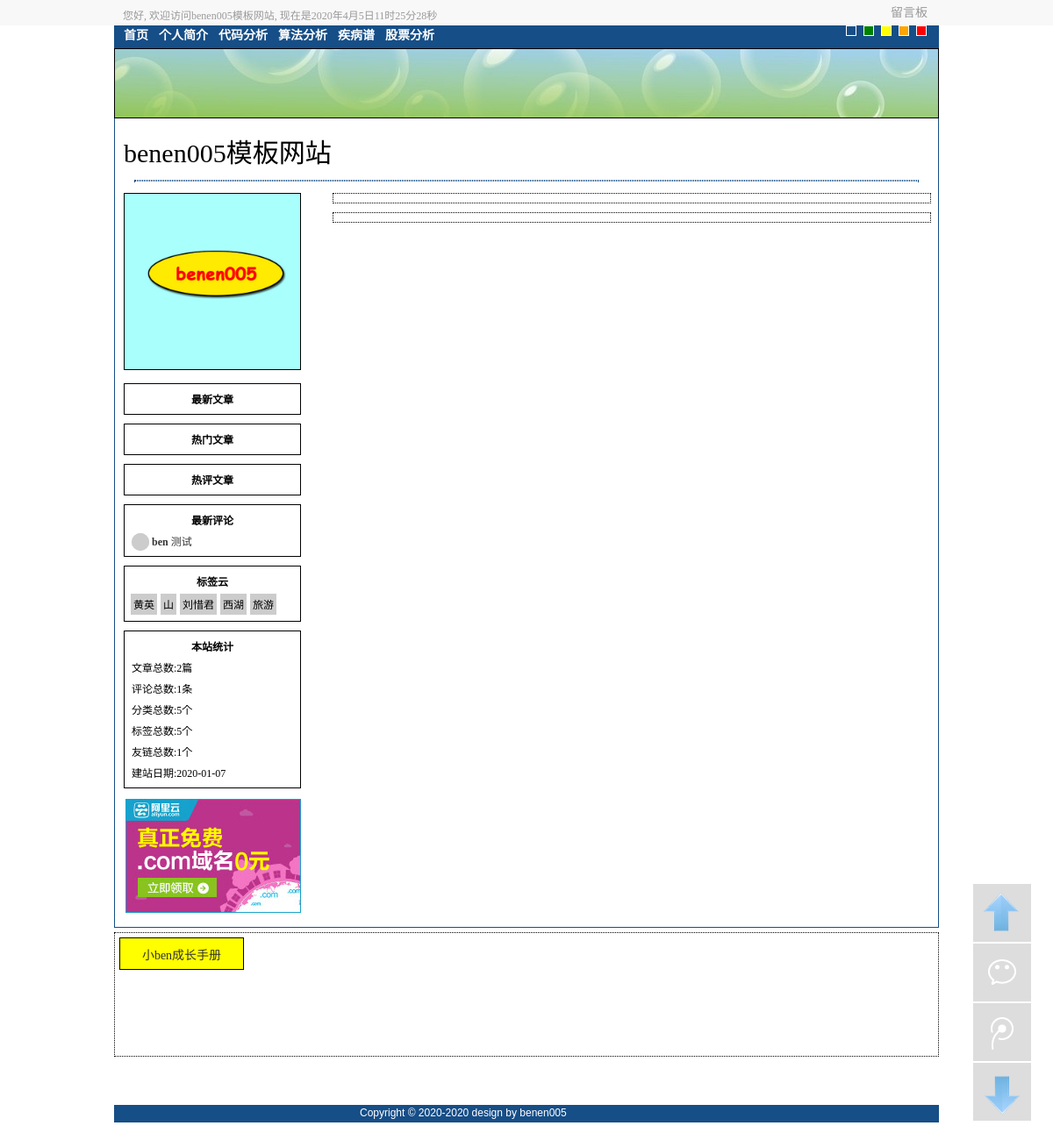
Screenshot of /c.php with the database file from the repository.
### tables this page shows
CREATE TABLE `category` (
  `id` int(11) NOT NULL AUTO_INCREMENT,
  `name` varchar(64) NOT NULL DEFAULT '',
  PRIMARY KEY (`id`)
);

CREATE TABLE `log_comment` (
  `id` int(11) NOT NULL AUTO_INCREMENT,
  `log_id` int(11) NOT NULL DEFAULT '0',
  `name` varchar(64) NOT NULL DEFAULT '',
  `email` varchar(64) NOT NULL DEFAULT '',
  `addr` varchar(64) NOT NULL DEFAULT '',
  `content` text NOT NULL,
  `pubtime` datetime NOT NULL DEFAULT '0000-00-00 00:00:00',
  `comment_id` int(11) NOT NULL DEFAULT '0',
  PRIMARY KEY (`id`)
);

CREATE TABLE `tags` (
  `id` int(11) NOT NULL AUTO_INCREMENT,
  `tag` varchar(100) NOT NULL DEFAULT '',
  `hit` int(11) NOT NULL DEFAULT '0',
  PRIMARY KEY (`id`)
);

CREATE TABLE `link` (
  `id` int(11) NOT NULL AUTO_INCREMENT,
  `name` varchar(64) NOT NULL DEFAULT '',
  `addr` varchar(64) NOT NULL DEFAULT '',
  `weight` int(11) NOT NULL DEFAULT '0',
  `pubtime` datetime NOT NULL DEFAULT '0000-00-00 00:00:00',
  PRIMARY KEY (`id`)
);

### include/config.php (called while the page is built, shortened)
<?php
$conn_array = array('localhost', 'root', '123456', 'ben');
$webname = "benen005模板网站";
?>

### include/conn.class.php (called while the page is built, shortened)
<?php
class db_conn
{
	private $host = '';
	private $user = '';
	private $pass = '';
	private $data = '';
	private $connect;
	function db_conn()
	{
		global $conn_array;
		list($this->host,$this->user,$this->pass,$this->data) = $conn_array;
		@$this->connect = new mysqli($this->host,$this->user,$this->pass,$this->data);
		if ($this->connect){
			$this->connect->set_charset('utf8');
		}else{
			die ('CONN: NOT MYSQL');
		}
	}
	function db_query($query){
		@$result = $this->connect->query($query);
		if($result){
			$this->result = $result;
			return $this->result;
		}else{
			return false;
		}
	}
}
function sqlo($sql){
    $r = array();
    $conn = new db_conn();
    $result = $conn->db_query($sql);
	if($result){
		for($i=1;$rows = mysqli_fetch_assoc($result);$i++){
			$r[] = $rows;
		}
	}else{
	}
    if($r)
		$r = json_decode(json_encode($r));
    return $r;
}
function sql($sql){
    $r = array();
    $conn = new db_conn();
    $result = $conn->db_query($sql);
	if($result){
		for($i=1;$rows = mysqli_fetch_assoc($result);$i++){
			$r[] = $rows;
		}
	}else{
	}
    return $r;
}
function ssql($sql){
	$conn = new db_conn();
	$result = $conn->db_query($sql);
	if($result){
		$row = mysqli_fetch_assoc($result);
	}else{
		$row = null;
	}
	return $row;
}
?>

### left.php (the view, shortened to what this page needs)
<?php
	$imgs = array();
		for($i=0;$i<16;$i++){
			$imgs[] = "images/category/$i.jpg";
			}
	$rand_img = implode(",", $imgs);
?>
			<div id="text2"><a href="#" title="随手拍"><img id="pai_img" m="<?php echo $rand_img; ?>" src="images/logo.jpg" width="200" height="200" /></a></div>
            <div class="left_word">
			<?php if($cid){ ?>
				<li align="center"><b style="color:red;"><?php echo getCategory($cid); ?></b></li>
			<?php }else{ ?>
				<li align="center"><b>最新文章</b></li>
			<?php } ?>
            </div>
            <div class="left_word">
				<li align="center"><b>热门文章</b></li>
            </div>
            <div class="left_word">
				<li align="center"><b>热评文章</b></li>
            </div>
            <div class="left_word">
				<li align="center"><b>最新评论</b></li>
<?php
	$conn = new db_conn();
	$sql = "select * from log_comment order by id desc limit 0, 10";
	$result = $conn->db_query($sql);
	while($rows = mysqli_fetch_assoc($result)){
?>
    <li><?php echo url_test($rows['addr'], getGravatar2($rows['email'], 20, 'mm', 'g', 'ava')); ?><b><?php echo url_test($rows['addr'], $rows['name']); ?></b> <a href="c.php?cid=21&id=<?php echo $rows['log_id']; ?>#comment<?php echo $rows['id']; ?>" title="<?php echo $rows['content']; ?>"><?php echo t($rows['content']); ?></a></li>
<?php
	}
?>
            </div>
			<div class="left_word">
				<li align="center"><b>标签云</b></li>
<?php
	$conn = new db_conn();
	$sql = "select * from tags order by hit desc limit 0,50";
	$result = $conn->db_query($sql);
	while($rows = mysqli_fetch_assoc($result)){
?>
				<li class="tag" title="<?php $hit = $rows['hit']; $hit++; echo "". $hit.""; ?>个话题"><a href="tag.php?tag=<?php echo $rows['tag']; ?>" class="no_under"><?php echo $rows['tag']; ?></a></li>
<?php
	}
?>
			</div>
            <div class="left_word">
				<li align="center"><b>本站统计</b></li>
				<li>文章总数:<?php echo get_tj('log'); ?>篇</li>
				<li>评论总数:<?php echo get_tj('log_comment'); ?>条</li>
				<li>分类总数:<?php echo get_tj('category'); ?>个</li>
				<li>标签总数:<?php echo get_tj('tags'); ?>个</li>
				<li>友链总数:<?php echo get_tj('link'); ?>个</li>
				<li>建站日期:2020-01-07</li>
			</div>
<?php include_once('taobao_ad.php'); ?>

### head.php (shortened to what this page needs)
<div id="top-header">
	<div class="top-nav">
		<div id="user-profile">您好, 欢迎访问<?php echo $webname;?>, 现在是<span id="current_time"><?php echo date('Y年m月d日'); ?></span></div>
		<ul class="top-menu">
			<li><a href="reply.php">留言板</a></li>
		</ul>
	</div>
</div>
<div id="block_header">
	<div id="head">
			<li><a href="index.php">首页</a></li>
			<?php
			$category = getCategoryList(5);
			if($category){
				foreach($category as $k => $v){
			?>
			<li><a href="c.php?cid=<?php echo $v['id']; ?>"><?php echo $v['name']; ?></a></li>
			<?php }} ?>
	</div>
	<div id="head2">
		<div class="head3" onclick="document.getElementById('block_header').style.background='#164E87';document.getElementById('block_footer').style.background='#164E87';"></div>
		<div class="head4" onclick="document.getElementById('block_header').style.background='green';document.getElementById('block_footer').style.background='green';"></div>
		<div class="head5" onclick="document.getElementById('block_header').style.background='yellow';document.getElementById('block_footer').style.background='yellow';"></div>
		<div class="head6" onclick="document.getElementById('block_header').style.background='orange';document.getElementById('block_footer').style.background='orange';"></div>
		<div class="head7" onclick="document.getElementById('block_header').style.background='red';document.getElementById('block_footer').style.background='red';"></div>
	</div>
</div>
<div class="banner">
</div>

### include/base.php (shortened to what this page needs)
<?php
function inject_check($sql_str) {
	return intval($sql_str);
}
function getGravatar2($email, $s=45, $d='mm', $g='g', $css='')
{
    $hash = md5($email);
    $m = "http://cn.gravatar.com/avatar/$hash?s=$s&d=$d&r=$g";
    $avatar = "http://cn.gravatar.com/avatar/$hash?s=$s&d=$d&r=$g";
    return '<img m="'.$m.'" width="'.$s.'" height="'.$s.'" src="' . $avatar . '" class="rotate ' . $css . '" />';
}
function t($str, $num = 13){
    $r = $str;
    return $r;
}
function url_test($url, $str = '', $title = ''){
    if($url){
    }
    else{
        return "<a href='#' title='$title'>" . $str . "</a> ";
    }
}
function g($key = '', $default = null) {
    return $key === '' ? $_GET : (isset($_GET[$key]) ? $_GET[$key] : $default);
}
?>

### foot.php (shortened to what this page needs)
<div id="block_link">
<?php
$link = getLinkList();
if($link){
	$i = 0;
	foreach($link as $k => $v){
		$link_div = "link_div";
		$i++;
		if($i < 7){
			$link_div = "link_div link_div2";
		}
		if(substr($v->addr, 0, 4) == "http")
			echo "<div class='$link_div'><a href='" . $v->addr . "' target='_blank'>" . $v->name . "</a></div>";
		else
			echo "<div class='$link_div'><a href='http://" . $v->addr . "' target='_blank'>" . $v->name . "</a></div>";
	}
}
?>
</div>
<div id="block_link_toggle">
</div>
<div id="block_footer">
	<div class="foot"><span>Copyright © 2020-2020 design by benen005</span></div>
</div>
<div id="block_time"><span id="run_time"></span></div>
<div class="side-bar">
    <a href="#" class="icon-qq" id="backtotop">totop</a>
    <a href="#" class="icon-chat">微信</a>
    <a href="#"  class="icon-blog">微博</a>
    <a href="#" class="icon-mail" id="backtobottom">tobottom</a>
</div>

### style/css.css (style rules this page uses)
body { margin:0px auto; background: url('http://107.182.177.38/bao/images/sky.jpg') no-repeat repeat center top; background-size: cover; }
#top-header { background:#f8f8f8;width:100%;position:fixed;top:0;z-index:9999; }
.top-nav { margin:0 auto 0;width:940px;height:26px; }
#user-profile, #user-profile a { color:#999;font-size:12px; }
#user-profile { float:left; margin:5px 0 0 10px; }
.top-menu { float:right;margin:0 8px 0 0; }
.top-menu a { color:#999;font-size:14px;text-decoration:none; }
.top-menu a:link { color:#999;font-size:14px;text-decoration:none; }
.top-menu ol, ul { list-style:none; }
.top-menu li { float:right; padding:0 5px; }
#block_header { width:940px;height:30px;position:relative;margin:0 auto;border:0px solid #164E87; background: #164E87;margin-top:25px; }
#block_header a { color:white;font:14px/1.5 arial,宋体b8b\4f53,sans-serif;font-weight:bold; }
#block_header a:link { color:white;font:14px/1.5 arial,宋体b8b\4f53,sans-serif;font-weight:bold;text-decoration:none; }
#head { float:left;width:800px;margin-left:5px;margin-top:5px;height:25px;border:0px solid #000; }
#head2 { float:right;width:110px;border:0px solid #000; }
.head3 { float:left;margin:4px;background:#164E87;width:10px;height:10px;font-size:0px;border:1px solid #fff;cursor:hand; }
.head4 { float:left;margin:4px;background:green;width:10px;height:10px;font-size:0px;border:1px solid #fff;cursor:hand; }
.head5 { float:left;margin:4px;background:yellow;width:10px;height:10px;font-size:0px;border:1px solid #fff;cursor:hand; }
.head6 { float:left;margin:4px;background:orange;width:10px;height:10px;font-size:0px;border:1px solid #fff;cursor:hand; }
.head7 { float:left;margin:4px;background:red;width:10px;height:10px;font-size:0px;border:1px solid #fff;cursor:hand; }
.banner { width:940px;margin:0 auto;border:0px solid #164E87; }
#block_header li { float:left;list-style-type:none;margin:0;padding:0;display:block;position:relative; }
#block_header a { display:block;padding:0em 6px; }
#text2 { float:left;border:0px solid #000;margin-left:5px;width:200px; }
#text2 img { border:1px solid #000;margin:5px; }
#block_link { float: left;margin:5px auto;width:938px;height:140px;border:1px dotted #000;background:#fff;overflow:hidden; }
#block_link { background-color: rgba(255,255,255,0.88); }
#block_link_toggle { float:left;width:938px;height:50px;border:0px solid #000; }
#block_link a { text-decoration: none;color: #333;font-size:14px; }
div.link_div { float:left;border:1px solid #000; padding-top:8px; margin:5px; width:140px; height:27px;text-align:center; }
div.link_div2 { background:yellow }
#block_time { float: left;margin:0 auto;width:940px;height:20px;font-size:12px;text-align:center;color:white; }
#block_footer { float: left;margin:0 auto;width:940px;height:20px;background:#164E87; }
#block_footer span { color:white;font:12px/1.5 arial,宋体b8b\4f53,sans-serif; }
.foot { width:380px;margin:0 auto; }
div.left_word { float:left;width:190px;border:1px solid #000;margin-left:10px;margin-top:10px;font-size:12px;padding:5px; }
div.left_word li { list-style:none;padding:3px; }
div.left_word li a { text-decoration: none;color: #333; }
div.left_word img.ava { border:0px solid #000; margin-bottom:-6px; }
div.left_word li.tag { background:#ccc;margin:2px;text-align:center;display:block;width:;float:left; }
.rotate { margin: 0px auto 0 auto; background: no-repeat url("../images/no_ava.jpg") left top; -webkit-background-size: 220px 220px; -moz-background-size: 220px 220px; background-size: 220px 220px; -webkit-border-radius: 110px; border-radius: 110px; -webkit-transition: -webkit-transform 2s ease-out; -moz-transition: -moz-transform 2s ease-out; -o-transition: -o-transform 2s ease-out; -ms-transition: -ms-transform 2s ease-out; }
a.no_under { color:#000;text-decoration:none; }
a.no_under:link { color:#000;text-decoration:none; }
.side-bar a,.chat-tips i { background: url(../images/right_bg2.png) no-repeat; }
.side-bar { width: 66px;position: fixed;bottom: 20px;right: 25px;font-size: 0;line-height: 0;z-index: 100; }
.side-bar a { width: 66px;height: 66px;display: inline-block;background-color: #ddd;margin-bottom: 2px; }
.side-bar .icon-qq { background-position: 0 -62px; }
.side-bar .icon-chat { background-position: 0 -130px;position: relative; }
.side-bar .icon-blog { background-position: 0 -198px; }
.side-bar .icon-mail { background-position: 0 -266px; }

### rows the page displays
category: name "个人简介"
category: name "代码分析"
category: name "算法分析"
category: name "疾病谱"
category: name "股票分析"
log_comment: name "ben", content "测试"
tags: tag "黄英"
tags: tag "山"
tags: tag "刘惜君"
tags: tag "西湖"
tags: tag "旅游"
link: name "小ben成长手册"

### other values shown
$webname "benen005模板网站"
get_tj('log') "2"
get_tj('log_comment') "1"
get_tj('category') "5"
get_tj('tags') "5"
get_tj('link') "1"
